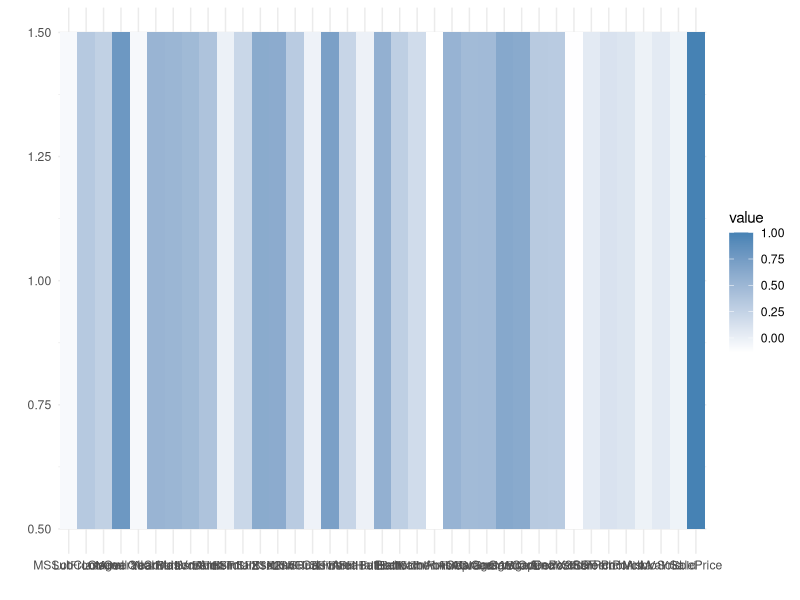

Recreate this plot in R.
###############################################################################
# importing and installing libraries
library(caret)
library(readr)
library(ggplot2)
dev.off()
###############################################################################
# reading, preprocessing data and statistics

# reading the data
data <- read.csv("OnlyNumeric_Data.csv")
data <- subset(data, select = -c(Id))
View(data)

# Checking if there are any nan values
missing_values <- colSums(is.na(data))
print(missing_values)

# Plot the correlation matrix using ggplot2
data <- data.frame(sapply(data, as.numeric))
corr <- cor(data, method = "pearson", use = "pairwise.complete.obs")
cor_matrix <- as.matrix(corr[, "SalePrice"])
cor_df <- reshape2::melt(cor_matrix)
ggplot(cor_df, aes(x = Var1, y = Var2, fill = value)) +
  geom_tile() +
  scale_fill_gradient(low = "white", high = "steelblue") +
  labs(x = "", y = "") +
  theme_minimal()
print(cor_matrix)


# view the last form of data
View(data)


################################################################################
#-------------------------------------------------------------------------------
# Training , Validation and Plotting 


# split data into training set and validation set
set.seed(123)
train_index <- createDataPartition(data$SalePrice, p = 0.8, list = FALSE)
train <- data[train_index, ]
valid <- data[-train_index, ]

# fit linear model on training set
model <- lm(SalePrice ~ ., data = train)

#print model summary
summary(model)

# make prediction on validation set
predictions <- predict(model,valid)

# evaluate model performance
cv <- trainControl(method="cv",number=10)
cv_results <- train(SalePrice~.,data=data,method = "lm",trControl=cv)
print(cv_results)
